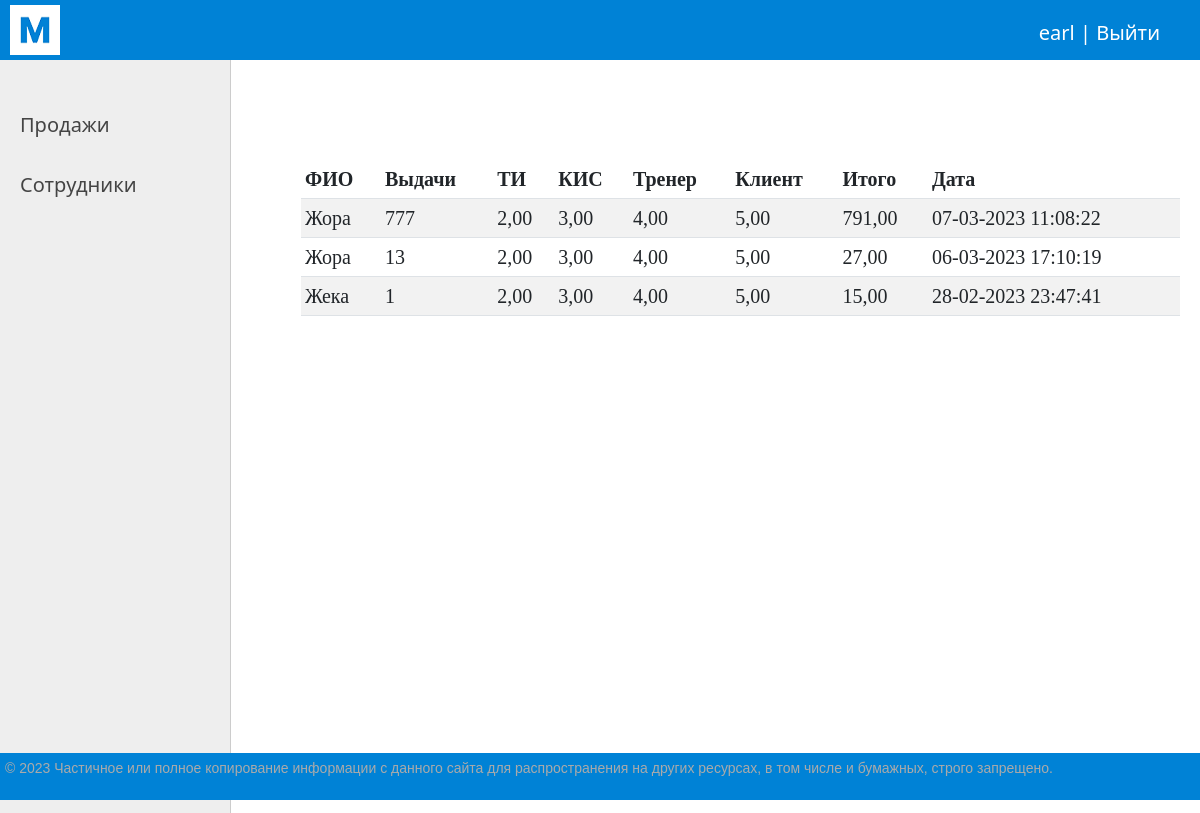
The app's page / (signed in) with its own data.
### kpi/models.py (models this page shows, shortened)
class Sales(models.Model):
    fio = models.ForeignKey(Staff, on_delete=models.DO_NOTHING, null=True, verbose_name="ФИО")
    extradition = models.IntegerField(verbose_name="Выдачи")
    ti = models.DecimalField(max_digits=5, decimal_places=2, verbose_name="ТИ")
    kis = models.DecimalField(max_digits=5, decimal_places=2, verbose_name="КИС")
    trener = models.DecimalField(max_digits=5, decimal_places=2, verbose_name="Тренер")
    client = models.DecimalField(max_digits=5, decimal_places=2, verbose_name="Клиент")
    total = models.DecimalField(max_digits=5, decimal_places=2, default=0, verbose_name="Итого")
    time_create = models.DateTimeField(auto_now_add=True, verbose_name="Время")
    time_update = models.DateTimeField(auto_now=True)
    user = models.ForeignKey(User, verbose_name='Пользователь', on_delete=models.DO_NOTHING)
    class Meta:
        verbose_name = 'Продажи'
        verbose_name_plural = 'Продажи'
        ordering = ['-time_create', 'fio']

class Staff(models.Model):
    name = models.CharField(max_length=25, db_index=True, verbose_name="ФИО")
    photo = models.ImageField(upload_to="photos/%Y/%m/%d/", verbose_name="Фото")
    slug = models.SlugField(max_length=25, unique=True, db_index=True, verbose_name="URL")
    def __str__(self):
        return self.name
    class Meta:
        verbose_name = 'Сотрудник'
        verbose_name_plural = 'Сотрудники'
        ordering = ['name']

### kpi/views.py (the view)
# urls.py: path('', SalesHome.as_view(), name='home'),
class SalesHome(DataMixin, ListView):
    model = Sales
    template_name = 'kpi/home.html'
    context_object_name = 'sales'
    def get_context_data(self, *, object_list=None, **kwargs):
        context = super().get_context_data(**kwargs)
        context['title'] = 'Semin corp'
        return context
    def get_queryset(self):
        return Sales.objects.all()

### kpi/templates/kpi/home.html
{% extends 'kpi/base.html' %}
{% block content %}
<div class="table-responsive">
    <table class="table table-striped table-sm">
        <thead>
        <tr>
            <th scope="col">ФИО</th>
            <th scope="col">Выдачи</th>
            <th scope="col">ТИ</th>
            <th scope="col">КИС</th>
            <th scope="col">Тренер</th>
            <th scope="col">Клиент</th>
            <th scope="col">Итого</th>
            <th scope="col">Дата</th>
        </tr>
        </thead>
        <tbody>
        {% for s in sales %}
        <tr>
            <td>{{s.fio}}</td>
            <td>{{s.extradition}}</td>
            <td>{{s.ti}}</td>
            <td>{{s.kis}}</td>
            <td>{{s.trener}}</td>
            <td>{{s.client}}</td>
            <td>{{s.total}}</td>
            <td>{{s.time_create|date:"d-m-Y H:i:s"}}</td>
        </tr>
        {% endfor %}
        </tbody>
    </table>
</div>
{% endblock %}

### kpi/templates/kpi/base.html (shortened to what this page needs)
{% load static %}
<!DOCTYPE html>
<html>
<head>
    <link type="text/css" href="{% static 'kpi/css/styles.css' %}" rel="stylesheet"/>
</head>
<body>
<table class="table-page" border=0 cellpadding="0" cellspacing="0">
    <tr>
        <td valign=top>
            {% block mainmenu %}
            <div class="header">
                <ul id="mainmenu" class="mainmenu">
                    <li class="logo"><a href="{% url 'home' %}">
                        <div class="logo"></div>
                    </a></li>
                    {% if request.user.is_authenticated %}
                    <li class="last"> {{user.username}} | <a href="{% url 'logout' %}">Выйти</a></li>
                    {% else %}
                    <li class="last"><a href="{% url 'register' %}">Регистрация</a> | <a
                            href="{% url 'login' %}">Войти</a></li>
                    {% endif %}
                </ul>
            </div>
            {% endblock mainmenu %}
            <table class="table-content" border=0 cellpadding="0" cellspacing="0">
                <tr>
                    <td valign="top" class="left-chapters">
                        <ul id="leftchapters">
                            <li><a href="{% url 'sales' %}">Продажи</a></li>
                            <li><a href="{% url 'staff' %}">Сотрудники</a></li>
                    <td valign="top" class="content">
                        <div class="content-text">
                            {% block content %}
                            {% endblock %}
                        </div>
                    </td>
                </tr>
            </table>
        </td>
    </tr>
    <tr>
        <td valign=top>
            <div id="footer">
                <p>&copy; 2023 Частичное или полное копирование информации с данного сайта для распространения на других
                    ресурсах, в том числе и бумажных, строго запрещено.</p>
            </div>
        </td>
    </tr>
</table>
</body>
</html>

### records on screen
Sales: fio "Жора", extradition "777", ti "2,00", kis "3,00", trener "4,00", client "5,00", total "791,00", time_create "07-03-2023 11:08:22"
Sales: fio "Жора", extradition "13", ti "2,00", kis "3,00", trener "4,00", client "5,00", total "27,00", time_create "06-03-2023 17:10:19"
Sales: fio "Жека", extradition "1", ti "2,00", kis "3,00", trener "4,00", client "5,00", total "15,00", time_create "28-02-2023 23:47:41"

### other values on screen
{{ user.username }} "earl"
